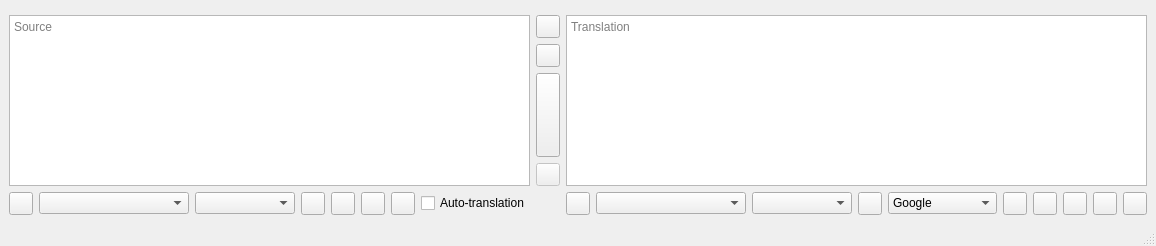
<?xml version="1.0" encoding="UTF-8"?>
<ui version="4.0">
 <class>MainWindow</class>
 <widget class="QMainWindow" name="MainWindow">
  <property name="geometry">
   <rect>
    <x>0</x>
    <y>0</y>
    <width>727</width>
    <height>246</height>
   </rect>
  </property>
  <property name="windowTitle">
   <string>Crow Translate</string>
  </property>
  <widget class="QWidget" name="centralwidget">
   <layout class="QHBoxLayout" name="centralLayout">
    <item>
     <layout class="QGridLayout" name="sourceLayout">
      <item row="3" column="1">
       <widget class="QToolButton" name="translateButton">
        <property name="sizePolicy">
         <sizepolicy hsizetype="Fixed" vsizetype="Expanding">
          <horstretch>0</horstretch>
          <verstretch>0</verstretch>
         </sizepolicy>
        </property>
        <property name="accessibleName">
         <string>Translate</string>
        </property>
        <property name="toolTip">
         <string>Translate</string>
        </property>
        <property name="icon">
         <iconset theme="go-next"/>
        </property>
       </widget>
      </item>
      <item row="1" column="1">
       <widget class="QToolButton" name="swapButton">
        <property name="accessibleName">
         <string>Swap languages</string>
        </property>
        <property name="toolTip">
         <string>Swap languages</string>
        </property>
        <property name="icon">
         <iconset theme="object-flip-horizontal"/>
        </property>
       </widget>
      </item>
      <item row="1" column="0" rowspan="4">
       <widget class="SourceTextEdit" name="sourceEdit">
        <property name="tabChangesFocus">
         <bool>true</bool>
        </property>
        <property name="accessibleName">
         <string>Source</string>
        </property>
        <property name="placeholderText">
         <string>Source</string>
        </property>
       </widget>
      </item>
      <item row="0" column="0">
       <widget class="LanguageButtonsWidget" name="sourceLanguagesWidget" native="true">
        <property name="sizePolicy">
         <sizepolicy hsizetype="Preferred" vsizetype="Preferred">
          <horstretch>0</horstretch>
          <verstretch>0</verstretch>
         </sizepolicy>
        </property>
       </widget>
      </item>
      <item row="4" column="1">
       <widget class="QToolButton" name="abortButton">
        <property name="enabled">
         <bool>false</bool>
        </property>
        <property name="accessibleName">
         <string>Cancel</string>
        </property>
        <property name="toolTip">
         <string>Cancel</string>
        </property>
        <property name="icon">
         <iconset theme="dialog-cancel"/>
        </property>
       </widget>
      </item>
      <item row="5" column="0">
       <layout class="QHBoxLayout" name="sourceButtonsLayout">
        <item>
         <widget class="QToolButton" name="sourcePlayPauseButton">
          <property name="accessibleName">
           <string>Start/pause saying the source text aloud</string>
          </property>
          <property name="toolTip">
           <string>Start/pause saying the source text aloud</string>
          </property>
          <property name="icon">
           <iconset theme="media-playback-start"/>
          </property>
         </widget>
        </item>
        <item>
         <widget class="QComboBox" name="sourceVoiceComboBox">
          <property name="minimumSize">
           <size>
            <width>150</width>
            <height>0</height>
           </size>
          </property>
          <property name="sizePolicy">
           <sizepolicy hsizetype="Expanding" vsizetype="Fixed">
            <horstretch>0</horstretch>
            <verstretch>0</verstretch>
           </sizepolicy>
          </property>
          <property name="sizeAdjustPolicy">
           <enum>QComboBox::AdjustToContents</enum>
          </property>
         </widget>
        </item>
        <item>
         <widget class="QComboBox" name="sourceSpeakerComboBox">
          <property name="minimumSize">
           <size>
            <width>100</width>
            <height>0</height>
           </size>
          </property>
          <property name="sizePolicy">
           <sizepolicy hsizetype="Expanding" vsizetype="Fixed">
            <horstretch>0</horstretch>
            <verstretch>0</verstretch>
           </sizepolicy>
          </property>
          <property name="sizeAdjustPolicy">
           <enum>QComboBox::AdjustToContents</enum>
          </property>
         </widget>
        </item>
        <item>
         <widget class="QToolButton" name="sourceStopButton">
          <property name="accessibleName">
           <string>Stop saying the source text aloud</string>
          </property>
          <property name="toolTip">
           <string>Stop saying the source text aloud</string>
          </property>
          <property name="icon">
           <iconset theme="media-playback-stop"/>
          </property>
         </widget>
        </item>
        <item>
         <widget class="QToolButton" name="copySourceButton">
          <property name="accessibleName">
           <string>Copy source text to the clipboard</string>
          </property>
          <property name="toolTip">
           <string>Copy source text to the clipboard</string>
          </property>
          <property name="icon">
           <iconset theme="edit-copy"/>
          </property>
         </widget>
        </item>
        <item>
         <widget class="QToolButton" name="openImageButton">
          <property name="accessibleName">
           <string>Recognize text in an image file</string>
          </property>
          <property name="toolTip">
           <string>Recognize text in an image file</string>
          </property>
          <property name="icon">
           <iconset theme="insert-image"/>
          </property>
         </widget>
        </item>
        <item>
         <widget class="QToolButton" name="delayedRecognizeScreenAreaButton">
          <property name="accessibleName">
           <string>Recognize screen area with delay</string>
          </property>
          <property name="toolTip">
           <string>Recognize screen area with delay</string>
          </property>
          <property name="icon">
           <iconset theme="transform-crop"/>
          </property>
         </widget>
        </item>
        <item>
         <widget class="QCheckBox" name="autoTranslateCheckBox">
          <property name="sizePolicy">
           <sizepolicy hsizetype="Expanding" vsizetype="Fixed">
            <horstretch>0</horstretch>
            <verstretch>0</verstretch>
           </sizepolicy>
          </property>
          <property name="text">
           <string extracomment="The text should be short to fit in portrait orientation on phones.">Auto-translation</string>
          </property>
         </widget>
        </item>
       </layout>
      </item>
      <item row="2" column="1">
       <widget class="QToolButton" name="clearButton">
        <property name="accessibleName">
         <string>Clear</string>
        </property>
        <property name="toolTip">
         <string>Clear</string>
        </property>
        <property name="icon">
         <iconset theme="edit-clear-all"/>
        </property>
       </widget>
      </item>
     </layout>
    </item>
    <item>
     <layout class="QVBoxLayout" name="translationLayout">
      <item>
       <widget class="LanguageButtonsWidget" name="translationLanguagesWidget" native="true">
        <property name="layoutDirection">
         <enum>Qt::LayoutDirection::RightToLeft</enum>
        </property>
       </widget>
      </item>
      <item>
       <widget class="TranslationEdit" name="translationEdit">
        <property name="styleSheet">
         <string notr="true"/>
        </property>
        <property name="accessibleName">
         <string>Translation</string>
        </property>
        <property name="readOnly">
         <bool>true</bool>
        </property>
        <property name="placeholderText">
         <string>Translation</string>
        </property>
       </widget>
      </item>
      <item>
       <layout class="QHBoxLayout" name="translationButtonsLayout">
        <item>
         <widget class="QToolButton" name="translationPlayPauseButton">
          <property name="accessibleName">
           <string>Start/pause saying the translated text aloud</string>
          </property>
          <property name="toolTip">
           <string>Start/pause saying the translated text aloud</string>
          </property>
          <property name="icon">
           <iconset theme="media-playback-start"/>
          </property>
         </widget>
        </item>
        <item>
         <widget class="QComboBox" name="translationVoiceComboBox">
          <property name="minimumSize">
           <size>
            <width>150</width>
            <height>0</height>
           </size>
          </property>
          <property name="sizePolicy">
           <sizepolicy hsizetype="Expanding" vsizetype="Fixed">
            <horstretch>0</horstretch>
            <verstretch>0</verstretch>
           </sizepolicy>
          </property>
          <property name="sizeAdjustPolicy">
           <enum>QComboBox::AdjustToContents</enum>
          </property>
         </widget>
        </item>
        <item>
         <widget class="QComboBox" name="translationSpeakerComboBox">
          <property name="minimumSize">
           <size>
            <width>100</width>
            <height>0</height>
           </size>
          </property>
          <property name="sizePolicy">
           <sizepolicy hsizetype="Expanding" vsizetype="Fixed">
            <horstretch>0</horstretch>
            <verstretch>0</verstretch>
           </sizepolicy>
          </property>
          <property name="sizeAdjustPolicy">
           <enum>QComboBox::AdjustToContents</enum>
          </property>
         </widget>
        </item>
        <item>
         <widget class="QToolButton" name="translationStopButton">
          <property name="accessibleName">
           <string>Stop saying the translated text aloud</string>
          </property>
          <property name="toolTip">
           <string>Stop saying the translated text aloud</string>
          </property>
          <property name="icon">
           <iconset theme="media-playback-stop"/>
          </property>
         </widget>
        </item>
        <item>
         <spacer name="translationButtonsSpacer">
          <property name="orientation">
           <enum>Qt::Orientation::Horizontal</enum>
          </property>
          <property name="sizeHint" stdset="0">
           <size>
            <width>40</width>
            <height>20</height>
           </size>
          </property>
         </spacer>
        </item>
        <item>
         <widget class="QComboBox" name="engineComboBox">
          <item>
           <property name="text">
            <string notr="true">Google</string>
           </property>
           <property name="icon">
            <iconset resource="../data/icons/engines/engines.qrc">
             <normaloff>:/icons/engines/google.svg</normaloff>:/icons/engines/google.svg</iconset>
           </property>
          </item>
          <item>
           <property name="text">
            <string notr="true">Yandex</string>
           </property>
           <property name="icon">
            <iconset resource="../data/icons/engines/engines.qrc">
             <normaloff>:/icons/engines/yandex.svg</normaloff>:/icons/engines/yandex.svg</iconset>
           </property>
          </item>
          <item>
           <property name="text">
            <string notr="true">DeepL</string>
           </property>
           <property name="icon">
            <iconset resource="../data/icons/engines/engines.qrc">
             <normaloff>:/icons/engines/deepl.svg</normaloff>:/icons/engines/deepl.svg</iconset>
           </property>
          </item>
          <item>
           <property name="text">
            <string notr="true">DuckDuckGo</string>
           </property>
           <property name="icon">
            <iconset resource="../data/icons/engines/engines.qrc">
             <normaloff>:/icons/engines/duckduckgo.svg</normaloff>:/icons/engines/duckduckgo.svg</iconset>
           </property>
          </item>
          <item>
           <property name="text">
            <string notr="true">LibreTranslate</string>
           </property>
           <property name="icon">
            <iconset resource="../data/icons/engines/engines.qrc">
             <normaloff>:/icons/engines/libretranslate.svg</normaloff>:/icons/engines/libretranslate.svg</iconset>
           </property>
          </item>
          <item>
           <property name="text">
            <string notr="true">MyMemory</string>
           </property>
           <property name="icon">
            <iconset resource="../data/icons/engines/engines.qrc">
             <normaloff>:/icons/engines/mymemory.svg</normaloff>:/icons/engines/mymemory.svg</iconset>
           </property>
          </item>
          <item>
           <property name="text">
            <string notr="true">Reverso</string>
           </property>
           <property name="icon">
            <iconset resource="../data/icons/engines/engines.qrc">
             <normaloff>:/icons/engines/reverso.svg</normaloff>:/icons/engines/reverso.svg</iconset>
           </property>
          </item>
         </widget>
        </item>
        <item>
         <widget class="QToolButton" name="copyTranslationButton">
          <property name="accessibleName">
           <string>Copy translation to the clipboard</string>
          </property>
          <property name="toolTip">
           <string>Copy translation to the clipboard</string>
          </property>
          <property name="icon">
           <iconset theme="edit-copy"/>
          </property>
         </widget>
        </item>
        <item>
         <widget class="QToolButton" name="copyAllTranslationButton">
          <property name="accessibleName">
           <string>Copy all translation data to the clipboard</string>
          </property>
          <property name="toolTip">
           <string>Copy all translation data to the clipboard</string>
          </property>
          <property name="icon">
           <iconset theme="edit-select-all"/>
          </property>
         </widget>
        </item>
        <item>
         <widget class="QToolButton" name="delayedTranslateScreenAreaButton">
          <property name="accessibleName">
           <string>Translate screen area with delay</string>
          </property>
          <property name="toolTip">
           <string>Translate screen area with delay</string>
          </property>
          <property name="icon">
           <iconset theme="transform-crop"/>
          </property>
         </widget>
        </item>
        <item>
         <widget class="QToolButton" name="interpreterButton">
          <property name="accessibleName">
           <string>Simultaneous interpretation</string>
          </property>
          <property name="toolTip">
           <string>Open the simultaneous interpretation window</string>
          </property>
          <property name="icon">
           <iconset theme="audio-input-microphone"/>
          </property>
         </widget>
        </item>
        <item>
         <widget class="QToolButton" name="settingsButton">
          <property name="accessibleName">
           <string>Application settings</string>
          </property>
          <property name="toolTip">
           <string>Application settings</string>
          </property>
          <property name="icon">
           <iconset theme="preferences-other"/>
          </property>
         </widget>
        </item>
       </layout>
      </item>
      </layout>
     </item>
    </layout>
   </widget>
   <widget class="QStatusBar" name="statusbar"/>
  </widget>
  <customwidgets>
  <customwidget>
   <class>LanguageButtonsWidget</class>
   <extends>QWidget</extends>
   <header>languagebuttonswidget.h</header>
   <container>1</container>
  </customwidget>
  <customwidget>
   <class>SourceTextEdit</class>
   <extends>QPlainTextEdit</extends>
   <header>sourcetextedit.h</header>
   <slots>
    <signal>sourceEmpty(bool)</signal>
    <signal>textEdited()</signal>
    <slot>stopEditTimer()</slot>
   </slots>
  </customwidget>
  <customwidget>
   <class>TranslationEdit</class>
   <extends>QTextEdit</extends>
   <header>translationedit.h</header>
  </customwidget>
 </customwidgets>
 <resources>
  <include location="../data/icons/engines/engines.qrc"/>
 </resources>
 <connections>
 </connections>
</ui>
